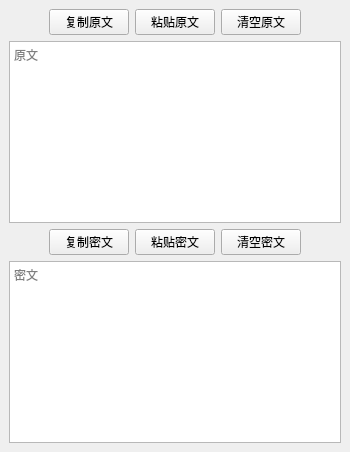
<?xml version="1.0" encoding="UTF-8"?>
<ui version="4.0">
 <class>MainWindow</class>
 <widget class="QMainWindow" name="MainWindow">
  <property name="geometry">
   <rect>
    <x>0</x>
    <y>0</y>
    <width>350</width>
    <height>452</height>
   </rect>
  </property>
  <property name="windowTitle">
   <string>喵喵隐者8</string>
  </property>
  <widget class="QWidget" name="centralwidget">
   <layout class="QVBoxLayout" name="verticalLayout">
    <item>
     <layout class="QHBoxLayout" name="horizontalTop">
      <item>
       <spacer name="spacerTopLeft">
        <property name="orientation">
         <enum>Qt::Horizontal</enum>
        </property>
        <property name="sizeHint" stdset="0">
         <size>
          <width>40</width>
          <height>20</height>
         </size>
        </property>
       </spacer>
      </item>
      <item>
       <widget class="QPushButton" name="copyTop">
        <property name="text">
         <string>复制原文</string>
        </property>
       </widget>
      </item>
      <item>
       <widget class="QPushButton" name="pasteTop">
        <property name="text">
         <string>粘贴原文</string>
        </property>
       </widget>
      </item>
      <item>
       <widget class="QPushButton" name="clearTop">
        <property name="text">
         <string>清空原文</string>
        </property>
       </widget>
      </item>
      <item>
       <spacer name="spacerTopRight">
        <property name="orientation">
         <enum>Qt::Horizontal</enum>
        </property>
        <property name="sizeHint" stdset="0">
         <size>
          <width>40</width>
          <height>20</height>
         </size>
        </property>
       </spacer>
      </item>
     </layout>
    </item>
    <item>
     <widget class="QPlainTextEdit" name="textTop">
      <property name="placeholderText">
       <string>原文</string>
      </property>
     </widget>
    </item>
    <item>
     <layout class="QHBoxLayout" name="horizontalBottom">
      <item>
       <spacer name="spacerBottomLeft">
        <property name="orientation">
         <enum>Qt::Horizontal</enum>
        </property>
        <property name="sizeHint" stdset="0">
         <size>
          <width>40</width>
          <height>20</height>
         </size>
        </property>
       </spacer>
      </item>
      <item>
       <widget class="QPushButton" name="copyBottom">
        <property name="text">
         <string>复制密文</string>
        </property>
       </widget>
      </item>
      <item>
       <widget class="QPushButton" name="pasteBottom">
        <property name="text">
         <string>粘贴密文</string>
        </property>
       </widget>
      </item>
      <item>
       <widget class="QPushButton" name="clearBottom">
        <property name="text">
         <string>清空密文</string>
        </property>
       </widget>
      </item>
      <item>
       <spacer name="spacerBottomRight">
        <property name="orientation">
         <enum>Qt::Horizontal</enum>
        </property>
        <property name="sizeHint" stdset="0">
         <size>
          <width>40</width>
          <height>20</height>
         </size>
        </property>
       </spacer>
      </item>
     </layout>
    </item>
    <item>
     <widget class="QPlainTextEdit" name="textBottom">
      <property name="placeholderText">
       <string>密文</string>
      </property>
     </widget>
    </item>
   </layout>
  </widget>
 </widget>
 <resources/>
 <connections/>
</ui>
